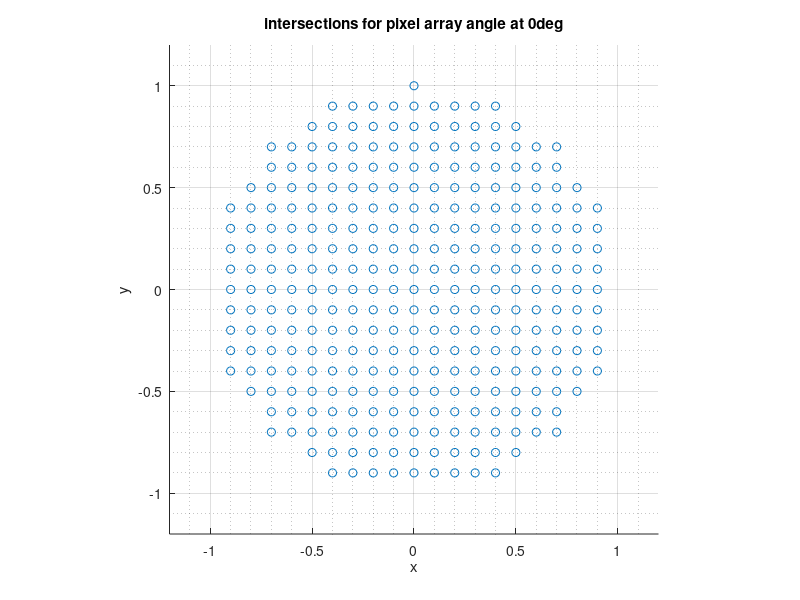
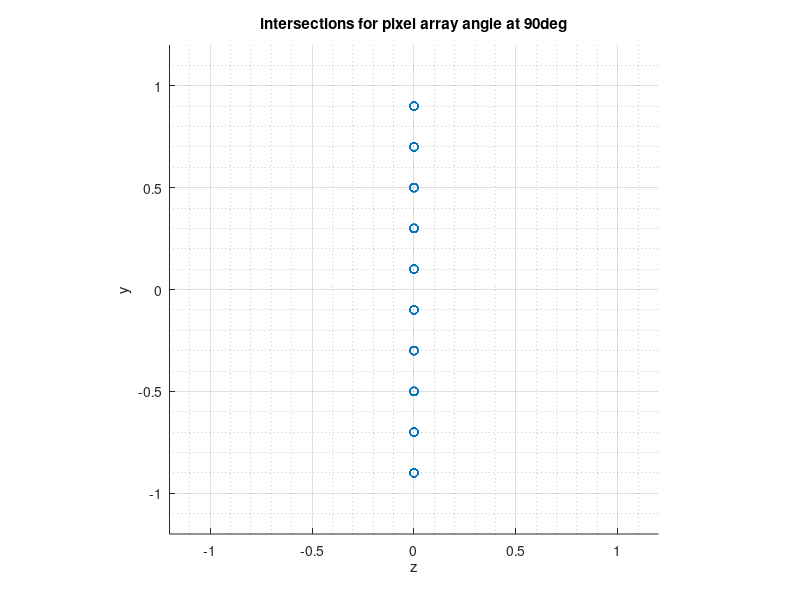
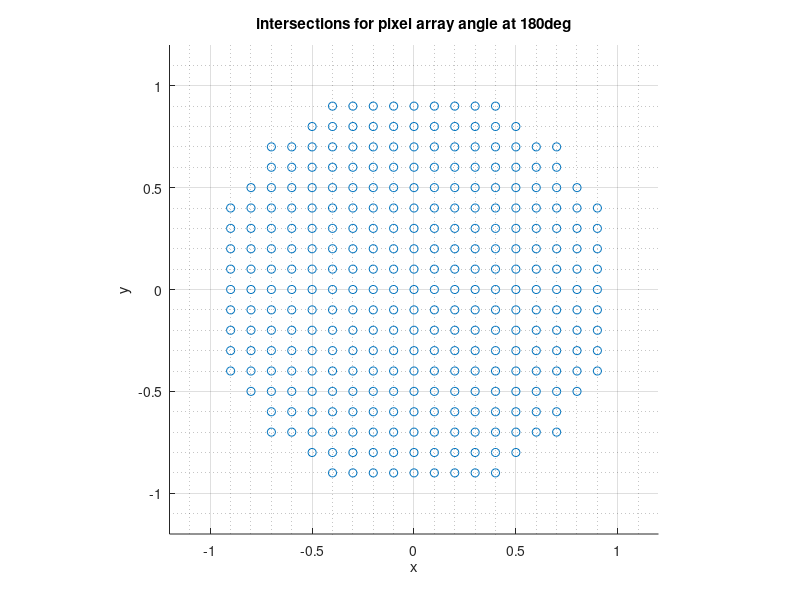
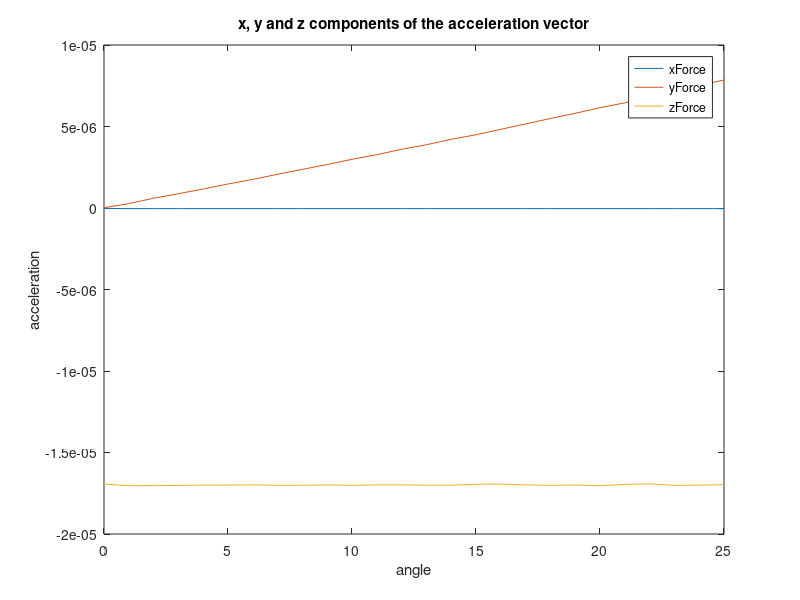

Reproduce these figures in MATLAB, in order.
%Hitpoints for th = 0
datax0 = fileread('xvalues0.txt');
datay0 = fileread('yvalues0.txt');
dataz0 = fileread('zvalues0.txt');

%Hitpoints for th = 90
datax90 = fileread('xvalues90.txt');
datay90 = fileread('yvalues90.txt');
dataz90 = fileread('zvalues90.txt');

%Hitpoints for th = 180
datax180 = fileread('xvalues180.txt');
datay180 = fileread('yvalues180.txt');
dataz180 = fileread('zvalues180.txt');

%Force
dataFx = fileread('FSRPx.txt');
dataFy = fileread('FSRPy.txt');
dataFz = fileread('FSRPz.txt');


x0 = str2num(datax0);
y0 = str2num(datay0);
z0 = str2num(dataz0);

x90 = str2num(datax90);
y90 = str2num(datay90);
z90 = str2num(dataz90);

x180 = str2num(datax180);
y180 = str2num(datay180);
z180 = str2num(dataz180);

xForce = str2num(dataFx);
yForce = str2num(dataFy);
zForce = str2num(dataFz);
angle = 0:1:25;


figure(1)
scatter(x0,y0)
title('intersections for pixel array angle at 0deg')
xlabel ('x')
ylabel('y')
xlim([-1.2,1.2]);
ylim([-1.2,1.2]);
axis equal
grid on
grid minor


figure(2)
scatter(z90,x90)
title('intersections for pixel array angle at 90deg')
xlabel ('z')
ylabel('y')
xlim([-1.2,1.2]);
ylim([-1.2,1.2]);
axis equal
grid on
grid minor

figure(3)
scatter(x180,y180)
title('intersections for pixel array angle at 180deg')
xlabel ('x')
ylabel('y')
xlim([-1.2,1.2]);
ylim([-1.2,1.2]);
axis equal
grid on
grid minor

figure(4)
plot(angle, xForce)
hold on
plot(angle, yForce)
hold on
plot(angle, zForce)
hold off
title('x, y and z components of the acceleration vector')
xlabel ('angle')
ylabel('acceleration')
legend('xForce','yForce','zForce')
